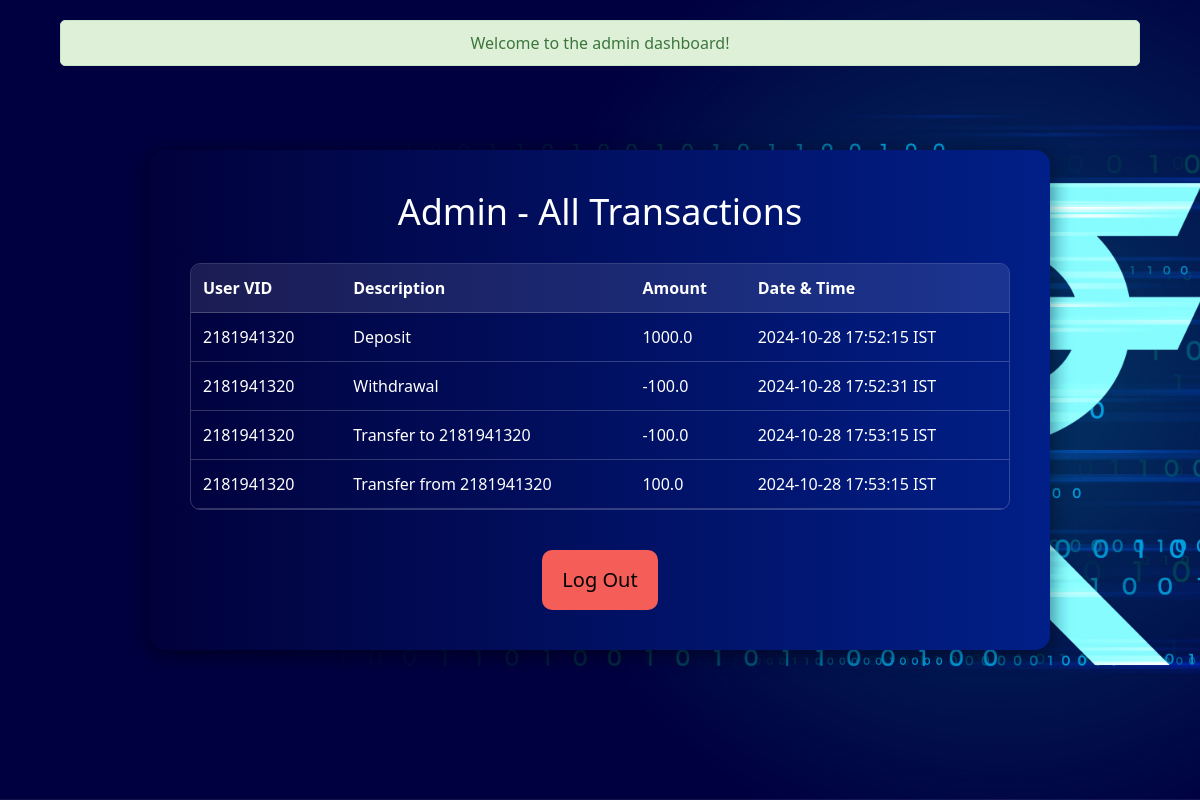
Page /admin/dashboard (signed in) on the committed database.
### app.py (models this page shows)
class Transaction(db.Model):
    id = db.Column(db.Integer, primary_key=True)
    user_id = db.Column(db.Integer, db.ForeignKey('user.id'), nullable=False)
    amount = db.Column(db.Float, nullable=False)
    description = db.Column(db.String(200), nullable=False)
    recipient_vid = db.Column(db.String(10), nullable=True)
    timestamp = db.Column(db.DateTime, default=datetime.utcnow)

class User(db.Model):
    id = db.Column(db.Integer, primary_key=True)
    username = db.Column(db.String(150), unique=True, nullable=False)
    password = db.Column(db.String(150), nullable=False)
    balance = db.Column(db.Float, default=0.0)
    vid = db.Column(db.String(10), unique=True, nullable=False)
    is_admin = db.Column(db.Boolean, default=False)
    pin = db.Column(db.String(6), nullable=True)

### app.py (the view)
    def wrapper(*args, **kwargs):
        if not session.get('is_admin'):
            flash('Access denied: Admins only', 'danger')
            return redirect(url_for('login'))
        return f(*args, **kwargs)

### app.py (called while the page is built)
def get_ist_time():
    utc_time = datetime.utcnow()
    ist_timezone = pytz.timezone('Asia/Kolkata')
    ist_time = utc_time.replace(tzinfo=pytz.utc).astimezone(ist_timezone)
    return ist_time.strftime('%Y-%m-%d %H:%M:%S')

def admin_required(f):
    def wrapper(*args, **kwargs):
        if not session.get('is_admin'):
            flash('Access denied: Admins only', 'danger')
            return redirect(url_for('login'))
        return f(*args, **kwargs)
    wrapper.__name__ = f.__name__
    return wrapper

@app.route('/admin/dashboard')
@admin_required
def admin_dashboard():
    transactions = Transaction.query.join(User).add_columns(User.username, User.vid).all()
    current_time = get_ist_time()
    flash('Welcome to the admin dashboard!', 'success')
    return render_template('admin_dashboard.html', transactions=transactions, timedelta=timedelta)

### templates/admin_dashboard.html (shortened to what this page needs)
<!DOCTYPE html>
<html lang="en">
<head>
    <link rel="stylesheet" href="{{ url_for('static', filename='styles.css') }}">
    <link rel="stylesheet" href="https://stackpath.bootstrapcdn.com/bootstrap/4.5.2/css/bootstrap.min.css">
    <link rel="stylesheet" href="https://cdnjs.cloudflare.com/ajax/libs/font-awesome/6.5.0/css/all.min.css">
</head>
<body>
    {% with messages = get_flashed_messages(with_categories=true) %}
        {% if messages %}
            <div class="alert-container">
                {% for category, message in messages %}
                    <div class="alert alert-{{ category }}">
                        {{ message }}
                    </div>
                {% endfor %}
            </div>
        {% endif %}
    {% endwith %}
    <div class="logo"></div>
    <div class="form-container">
        <h2>Admin - All Transactions</h2>
        <div class="table-container">
            <table>
                <thead>
                    <tr>
                        <th>User VID</th>
                        <th>Description</th>
                        <th>Amount</th>
                        <th>Date & Time </th>
                    </tr>
                </thead>
                <tbody>
                    {% for transaction, username, vid in transactions %}
                    <tr>
                        <td>{{ vid }}</td>
                        <td>{{ transaction.description }}</td>
                        <td>{{ transaction.amount }}</td>
                        <td>
                            {% if transaction.timestamp %}
                                {{ (transaction.timestamp + timedelta(hours=5, minutes=30)).strftime('%Y-%m-%d %H:%M:%S') }} IST
                            {% else %}
                                No timestamp available
                            {% endif %}
                        </td>
                    </tr>
                    {% endfor %}
                </tbody>
            </table>
        </div>
        <a href="{{ url_for('logout') }}" class="btn">Log Out</a>
    </div>
</body>
</html>

### templates/admin_dashboard.html (style rules this page uses)
body { font-family: 'Segoe UI', Tahoma, Geneva, Verdana, sans-serif; background: url('/static/background.jpg') no-repeat center center fixed; background-size: cover; color: #fff; margin: 0; display: flex; justify-content: center; align-items: center; height: 100vh; }
.logo { position: fixed; left: 150px; top: 0; width: 200px; height: 100vh; background: url('/static/logo.png') no-repeat center; background-size: contain; z-index: -1; }
.form-container { max-width: 900px; width: 100%; padding: 40px; border-radius: 15px; background: linear-gradient(to right, #01013b, #011f88); color: white; text-align: center; box-shadow: 0 4px 20px rgba(0, 0, 0, 0.5); }
h2 { margin-bottom: 30px; font-size: 36px; }
.table-container { max-height: 400px; overflow-y: auto; margin-bottom: 20px; border: 1px solid rgba(255, 255, 255, 0.2); border-radius: 10px; }
table { width: 100%; border-collapse: collapse; margin: 0; color: white; }
th, td { padding: 12px; text-align: left; border-bottom: 1px solid rgba(255, 255, 255, 0.2); }
th { background-color: rgba(255, 255, 255, 0.1); font-weight: bold; }
.alert-container { position: absolute; top: 20px; left: 50%; transform: translateX(-50%); width: 90%; z-index: 1000; }
.alert { padding: 10px; border-radius: 5px; margin-bottom: 15px; text-align: center; }
.alert-success { background-color: #dff0d8; color: #3c763d; }
.btn { display: inline-block; padding: 15px 20px; border-radius: 10px; background-color: #f55d58; border: none; font-size: 20px; color: black; text-decoration: none; transition: background-color 0.3s ease; margin-top: 20px; }

### rows in the picture
Transaction: vid "2181941320", timestamp "2024-10-28 17:52:15"
Transaction: vid "2181941320", timestamp "2024-10-28 17:52:31"
Transaction: vid "2181941320", timestamp "2024-10-28 17:53:15"
Transaction: vid "2181941320", timestamp "2024-10-28 17:53:15"

### other values in the picture
{{ message }} "Welcome to the admin dashboard!"
